Frame 1 (no input): blank canvas, image omitted
Frame 60 (no input): blank canvas, image omitted
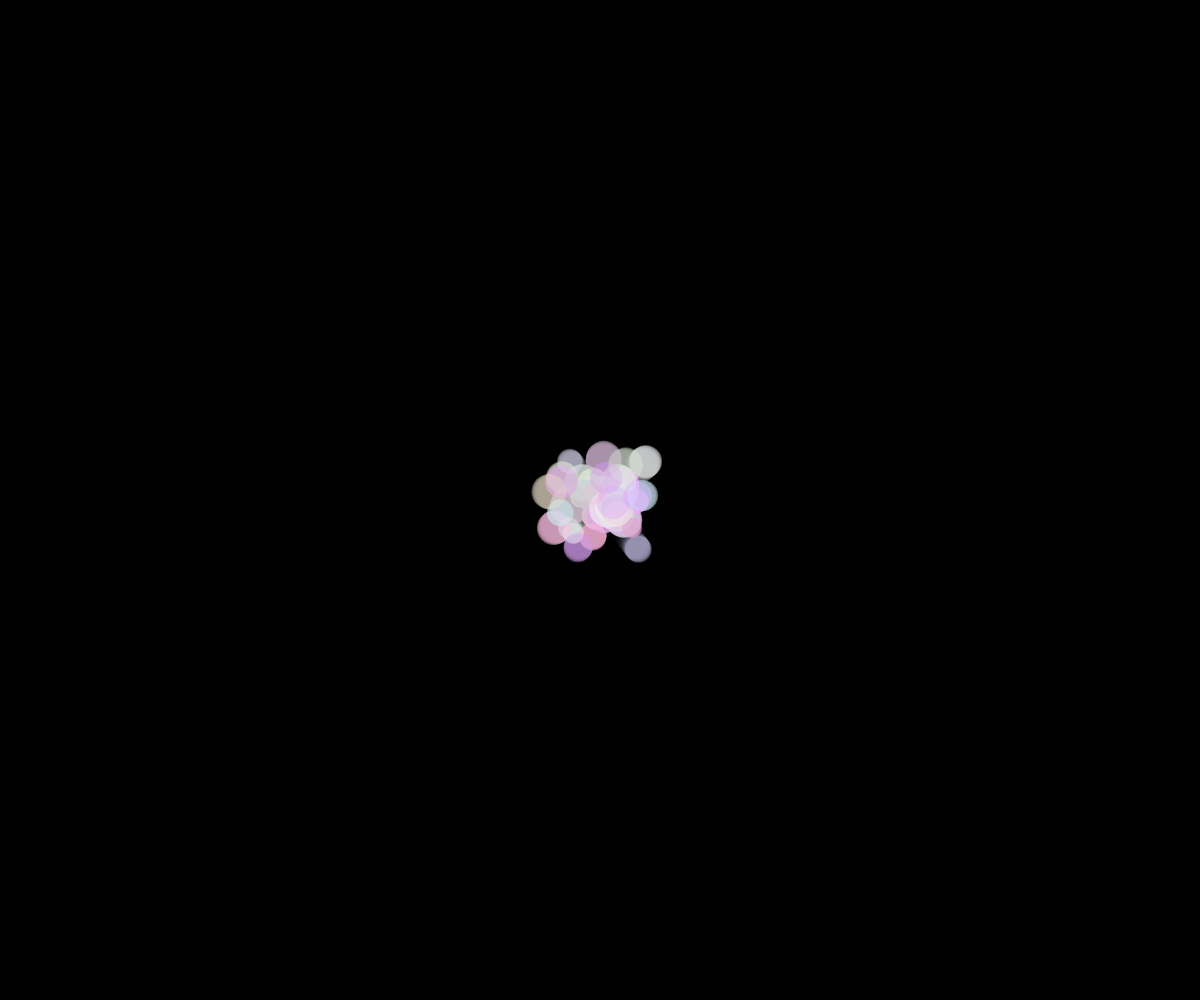
Frame 120 (the mouse pressed at the canvas centre since frame 60)

The p5.js sketch whose frames 1 and 60 were blank and that drew this single picture after the mouse press (run headless with seeded random() and noise() and a simulated clock; from frame 60 on, the mouse is pressed at the canvas centre):

// p5.js sketch
// ── sketch.js
let particles = [];

function setup() {
  createCanvas(windowWidth, windowHeight);
  noStroke();
}

function draw() {
  background(0, 50);

  if (mouseIsPressed) {
    particles.push(new Particle(mouseX, mouseY));
  }

  for (let i = particles.length - 1; i >= 0; i--) {
    let p = particles[i];
    p.move();
    p.show();
    if (p.alpha < 0) {
      particles.splice(i, 1);
    }
  }
}

class Particle {
  constructor(x, y) {
    this.x = x;
    this.y = y;
    this.vx = random(-1, 1);
    this.vy = random(-1, 1);
    this.size = random(20, 40);
    this.alpha = 255;
    this.col = color(random(200, 255), random(150, 255), random(200, 255));
  }

  move() {
    this.x += this.vx;
    this.y += this.vy;
    this.alpha -= 3;
  }

  show() {
    fill(this.col.levels[0], this.col.levels[1], this.col.levels[2], this.alpha);
    ellipse(this.x, this.y, this.size);
  }
}
